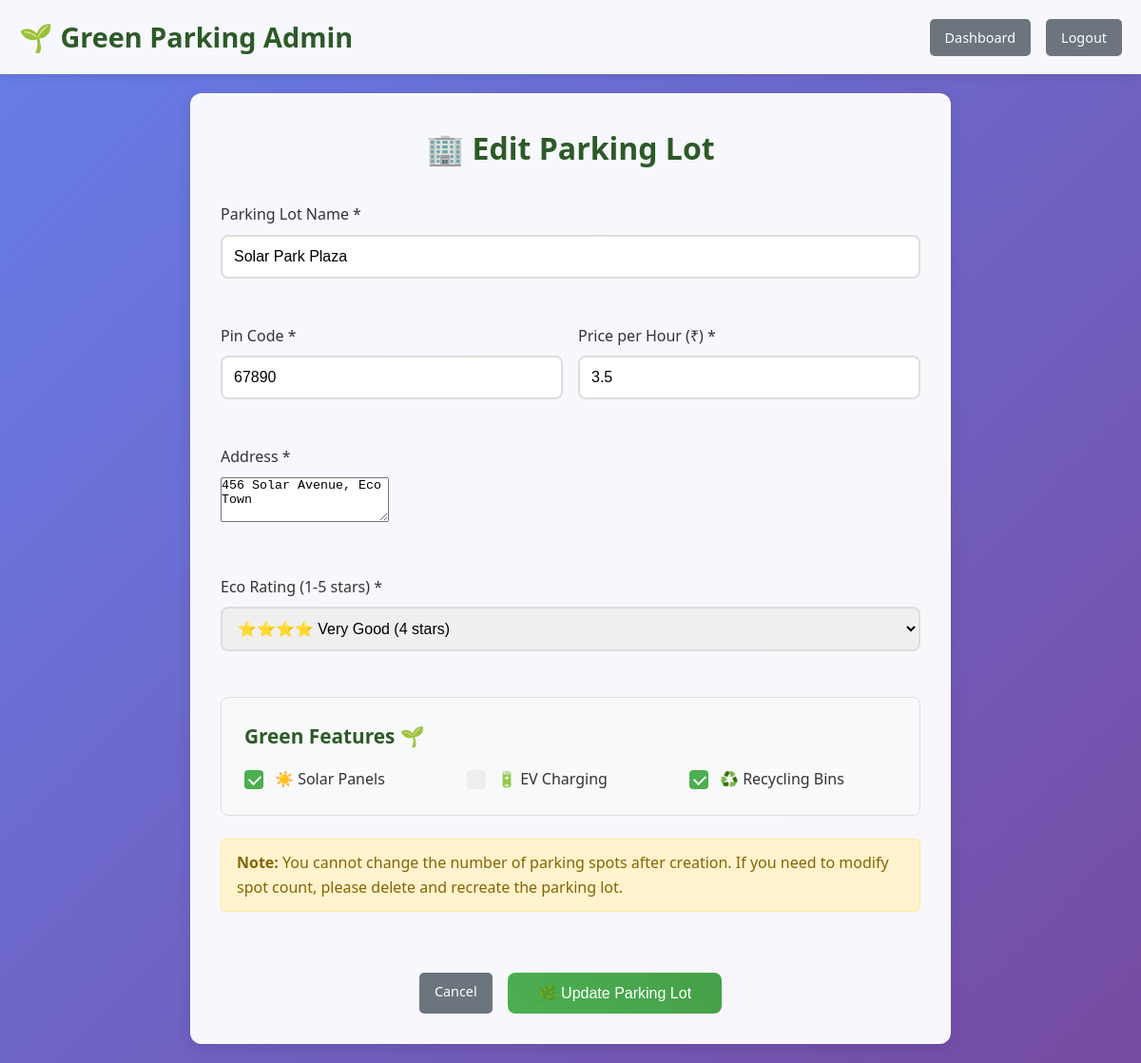
Page /edit_parking_lot/2 (signed in) on the committed database.
### tables this page shows
CREATE TABLE parking_lots (
            id INTEGER PRIMARY KEY AUTOINCREMENT,
            name TEXT NOT NULL,
            address TEXT NOT NULL,
            pincode TEXT NOT NULL,
            price REAL NOT NULL,
            max_spots INTEGER NOT NULL,
            eco_rating INTEGER DEFAULT 3,
            has_solar INTEGER DEFAULT 0,
            has_ev_charging INTEGER DEFAULT 0,
            has_recycling INTEGER DEFAULT 0,
            created_at DATETIME DEFAULT CURRENT_TIMESTAMP
        );

### app.py (the view, shortened to what this page needs)
@app.route('/edit_parking_lot/<int:lot_id>', methods=['GET', 'POST'])
def edit_parking_lot(lot_id):
    if 'user_id' not in session or session['username'] != 'admin':
        return redirect(url_for('login'))
    conn = sqlite3.connect(DATABASE)
    cursor = conn.cursor()
    cursor.execute('SELECT * FROM parking_lots WHERE id = ?', (lot_id,))
    lot = cursor.fetchone()
    conn.close()
    return render_template('edit_parking_lot.html', lot=lot)

### templates/edit_parking_lot.html (shortened to what this page needs)
<!DOCTYPE html>
<html lang="en">
<head>
    <link rel="stylesheet" href="{{ url_for('static', filename='style.css') }}">
</head>
<body>
    <nav class="navbar">
        <div class="nav-content">
            <h1>🌱 Green Parking Admin</h1>
            <div class="nav-links">
                <a href="{{ url_for('admin_dashboard') }}" class="btn-secondary">Dashboard</a>
                <a href="{{ url_for('logout') }}" class="btn-secondary">Logout</a>
            </div>
        </div>
    </nav>
    <div class="container">
        <div class="form-container">
            <h2>🏢 Edit Parking Lot</h2>
            <form method="POST" class="add-lot-form">
                <div class="form-group">
                    <label for="name">Parking Lot Name *</label>
                    <input type="text" id="name" name="name" value="{{ lot[1] }}" required>
                </div>
                <div class="form-row">
                    <div class="form-group">
                        <label for="pincode">Pin Code *</label>
                        <input type="text" id="pincode" name="pincode" value="{{ lot[3] }}" required>
                    </div>
                    <div class="form-group">
                        <label for="price">Price per Hour (₹) *</label>
                        <input type="number" id="price" name="price" step="0.01" value="{{ lot[4] }}" required>
                    </div>
                </div>
                <div class="form-group">
                    <label for="address">Address *</label>
                    <textarea id="address" name="address" rows="3" required>{{ lot[2] }}</textarea>
                </div>
                <div class="form-group">
                    <label for="eco_rating">Eco Rating (1-5 stars) *</label>
                    <select id="eco_rating" name="eco_rating" required>
                        <option value="4" {% if lot[6] == 4 %}selected{% endif %}>⭐⭐⭐⭐ Very Good (4 stars)</option>
                    </select>
                </div>
                <div class="eco-features-section">
                    <h3>Green Features 🌱</h3>
                    <div class="checkbox-grid">
                        <label class="checkbox-label">
                            <span class="checkmark"></span>
                            ☀️ Solar Panels
                        </label>
                        <label class="checkbox-label">
                            <span class="checkmark"></span>
                            🔋 EV Charging
                        </label>
                        <label class="checkbox-label">
                            <span class="checkmark"></span>
                            ♻️ Recycling Bins
                        </label>
                    </div>
                </div>
                <div class="alert" style="background: #fff3cd; color: #856404; border: 1px solid #ffeaa7;">
                    <strong>Note:</strong> You cannot change the number of parking spots after creation.
                    If you need to modify spot count, please delete and recreate the parking lot.
                </div>
                <div class="form-actions">
                    <a href="{{ url_for('admin_dashboard') }}" class="btn-secondary">Cancel</a>
                    <button type="submit" class="btn-primary">🌿 Update Parking Lot</button>
                </div>
            </form>
        </div>
    </div>
</body>
</html>

### static/style.css (style rules this page uses)
* { margin: 0; padding: 0; box-sizing: border-box; }
body { font-family: 'Segoe UI', Tahoma, Geneva, Verdana, sans-serif; line-height: 1.6; color: #333; background: linear-gradient(135deg, #667eea 0%, #764ba2 100%); min-height: 100vh; }
.container { max-width: 1200px; margin: 0 auto; padding: 20px; }
.navbar { background: rgba(255, 255, 255, 0.95); backdrop-filter: blur(10px); padding: 1rem 0; box-shadow: 0 2px 10px rgba(0, 0, 0, 0.1); position: sticky; top: 0; z-index: 100; }
.nav-content { max-width: 1200px; margin: 0 auto; display: flex; justify-content: space-between; align-items: center; padding: 0 20px; }
.nav-content h1 { color: #2d5a27; font-size: 1.8rem; }
.nav-links { display: flex; align-items: center; gap: 1rem; }
.form-group { margin-bottom: 1.5rem; }
.form-group label { display: block; margin-bottom: 0.5rem; color: #333; font-weight: 500; }
.form-group input, .form-group select { width: 100%; padding: 0.75rem; border: 2px solid #ddd; border-radius: 8px; font-size: 1rem; transition: border-color 0.3s ease; }
.btn-primary { background: linear-gradient(45deg, #4CAF50, #45a049); color: white; padding: 0.75rem 2rem; border: none; border-radius: 8px; font-size: 1rem; font-weight: 500; cursor: pointer; transition: all 0.3s ease; text-decoration: none; display: inline-block; text-align: center; }
.btn-secondary { background: #6c757d; color: white; padding: 0.5rem 1rem; border: none; border-radius: 5px; font-size: 0.9rem; cursor: pointer; transition: all 0.3s ease; text-decoration: none; display: inline-block; }
.alert { background: #d4edda; color: #155724; padding: 0.75rem 1rem; border-radius: 5px; margin-bottom: 0.5rem; border: 1px solid #c3e6cb; }
.form-container { background: rgba(255, 255, 255, 0.95); padding: 2rem; border-radius: 12px; box-shadow: 0 4px 15px rgba(0, 0, 0, 0.1); max-width: 800px; margin: 0 auto; }
.form-container h2 { color: #2d5a27; margin-bottom: 2rem; text-align: center; font-size: 2rem; }
.add-lot-form { display: grid; gap: 1.5rem; }
.form-row { display: grid; grid-template-columns: 1fr 1fr; gap: 1rem; }
.eco-features-section { grid-column: 1 / -1; background: #f8f9fa; padding: 1.5rem; border-radius: 8px; border: 1px solid #e0e0e0; }
.eco-features-section h3 { color: #2d5a27; margin-bottom: 1rem; font-size: 1.3rem; }
.checkbox-grid { display: grid; grid-template-columns: repeat(auto-fit, minmax(200px, 1fr)); gap: 1rem; }
.checkbox-label { display: flex; align-items: center; cursor: pointer; font-weight: 500; color: #333; position: relative; padding-left: 2rem; }
.checkmark { position: absolute; left: 0; height: 20px; width: 20px; background-color: #eee; border-radius: 4px; transition: all 0.3s ease; }
.checkbox-label input:checked ~ .checkmark { background-color: #4CAF50; }
.checkmark:after { content: ""; position: absolute; display: none; }
.checkbox-label input:checked ~ .checkmark:after { display: block; }
.checkbox-label .checkmark:after { left: 7px; top: 3px; width: 6px; height: 10px; border: solid white; border-width: 0 2px 2px 0; transform: rotate(45deg); }
.form-actions { display: flex; gap: 1rem; justify-content: center; margin-top: 2rem; }

### rows in the picture
parking_lots: name "Solar Park Plaza", pincode "67890", price "3.5", address "456 Solar Avenue, Eco Town", eco_rating "⭐⭐⭐⭐ Very Good (4 stars)"
